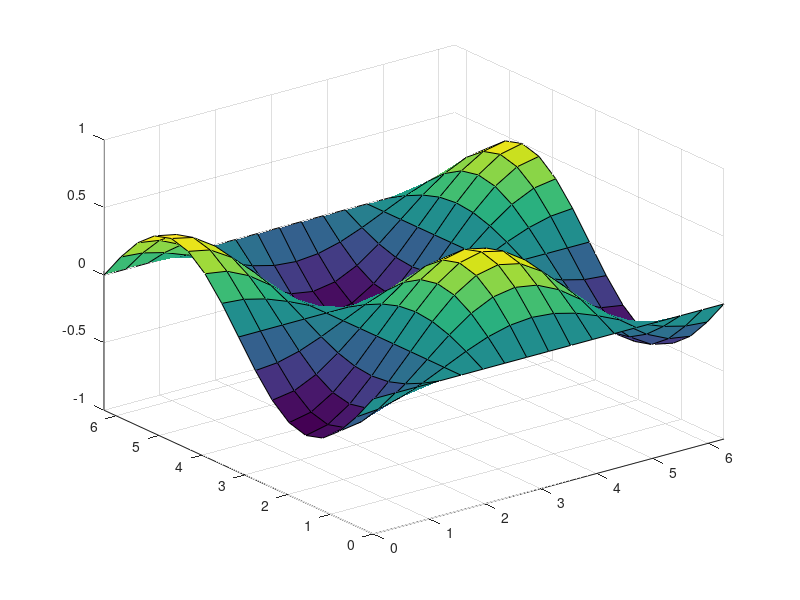
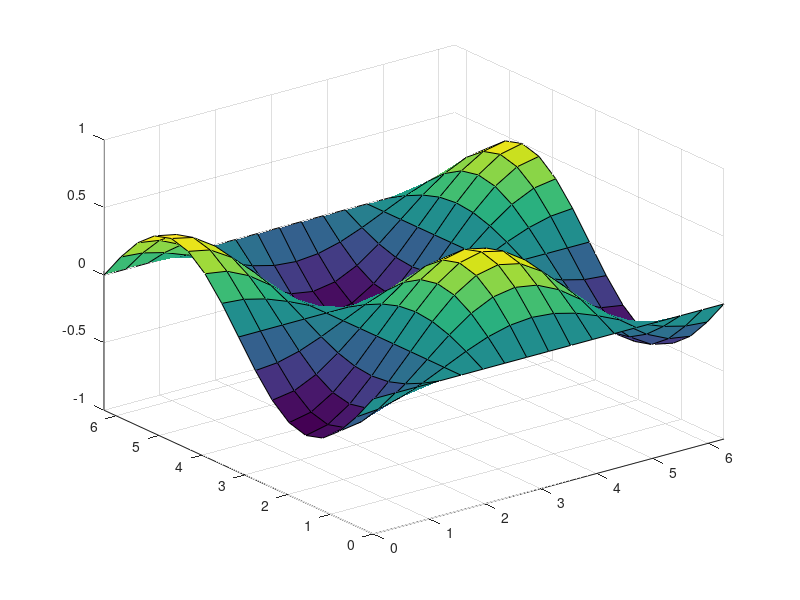
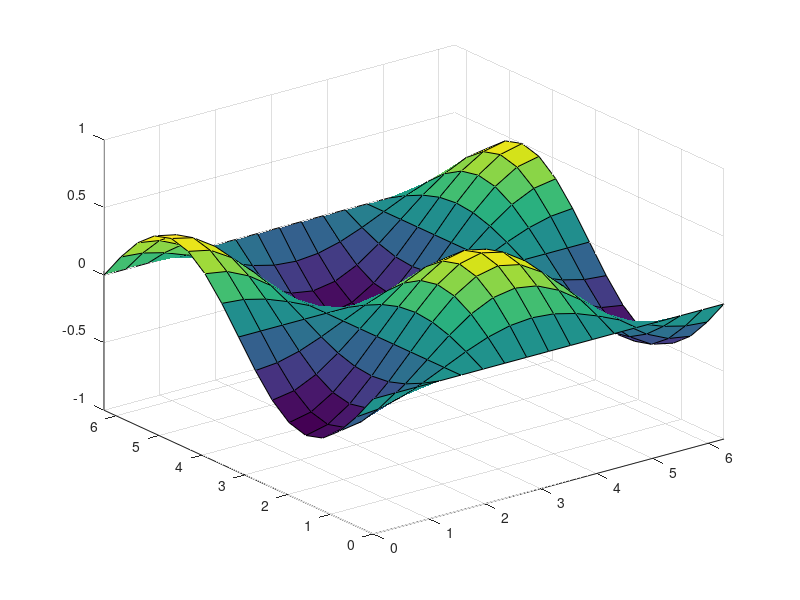
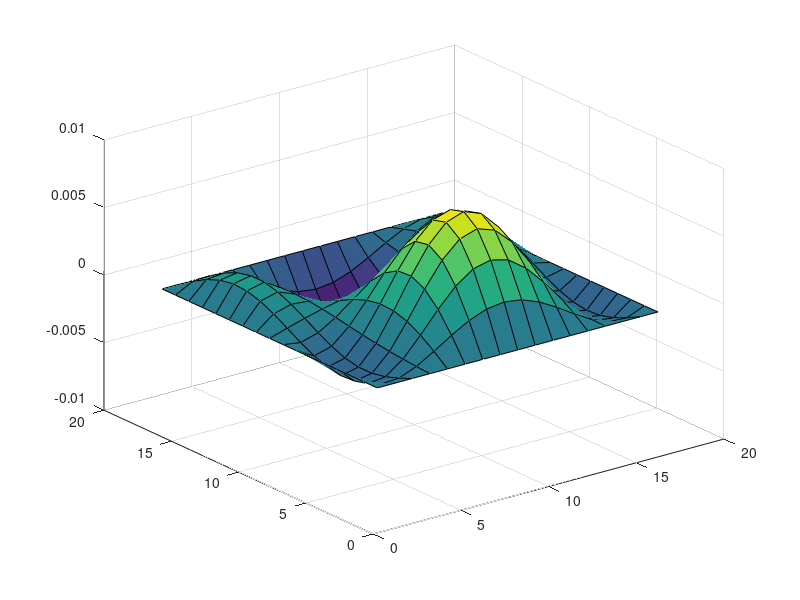

Reproduce these figures in MATLAB, in order. (Note: this script raises an error after producing the figures.)
%DaKyu :)
clear all;clc;

n=16;
x=linspace(0,2*pi,n+1);
y=x;
u_init=sin(x)'*cos(y);
h=x(2)-x(1);

%i;ll
u=u_init;                       % Assign u_init from initialized u
u_gs=zeros(n+1,n+1);		% Initialize GS matrix

% BCs
u_gs(1,:)=0;			% f3 left
u_gs(n+1,:)=0;		% f4 right
u_gs(:,1)=-sin(x)/2;		% f1 bottom
u_gs(:,n+1)=-sin(x)/2;	% f2 top
l2=zeros(1,n+1);

itr=0
ind=[];

% Gauss Seidel process
% while ((norm>1e-5)&&(itr<100))
while (itr<100)
    for (i=2:n)
        for (j=2:n)
            u_gs(i,j)=(((u_gs(i-1,j)+u(i+1,j)+u_gs(i,j-1)+u(i,j+1)))-((h^2)*u_init(i,j)))/4;
        end
    end
    itr=itr+1;
%     surf(u_gs)
%        norm=sqrt(sum((u_gs-u)^2));
    norm = sqrt(sum((u_gs-u)^2))/sqrt(sum(u_gs^2));
%     l2(itr)=norm;
    ind(itr)=itr;
    u=u_gs;
    if(norm<1e-5)break
    end
%     fprintf('i=%d ,  norm = %f\n',itr,norm)
    % Exit conditions
    surf(x,x,u_gs);
axis([0,2*pi,0,2*pi,-1,1])
    M(itr+1)=getframe;
end
u_exac=-(sin(x)'*cos(y))/2;
figure
surf(x,x,u_gs)
axis([0,2*pi,0,2*pi,-1,1])
figure
surf(x,x,u_exac)
 axis([0,2*pi,0,2*pi,-1,1])
figure
surf(u_gs-u_exac)
%  axis([0,2*pi,0,2*pi,-1,1])

movie(M,2,10);
movie2avi(M, 'gs_solution.avi', 'compression', 'none');

if (norm<1e-5)
    fprintf('GS Succ. convg at i=%d , norm= %f',itr, norm)
elseif (itr>500)
    fprintf('Max iter reached i= %d',itr)
end